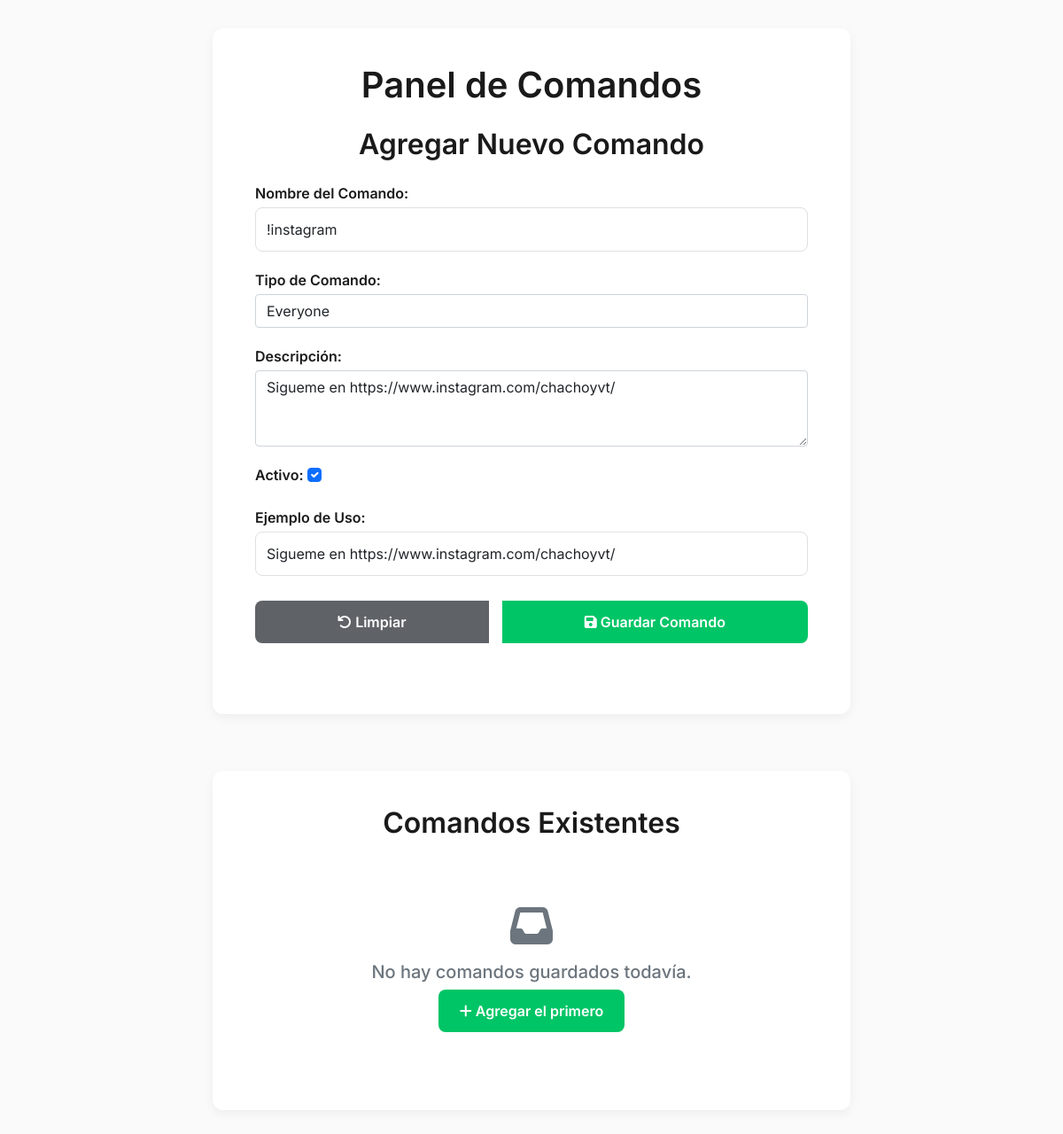
Page /editar_comando/3/ on the committed database.
### core/models.py (models this page shows, shortened)
class Comando(models.Model):
    TIPO_COMANDO = (
        ('EVERYONE', 'Everyone'),
        ('VIP', 'VIP'),
        ('MODERATOR', 'Moderator'),
        ('SUPER_MODERATOR', 'Super Moderator'),
    )
    ACTIVO = (
        (True, 'Activo'),
        (False, 'Inactivo'),
    )
    nombre_comando = models.CharField(max_length=20, unique=True)
    tipo_comando = models.CharField(max_length=20, choices=TIPO_COMANDO, default='TODOS')
    descripcion = models.CharField(max_length=1000)
    activo = models.BooleanField(default=True, choices=ACTIVO)
    ejemplo = models.CharField(max_length=100)

### core/views.py (the view, shortened to what this page needs)
# urls.py: path('editar_comando/<int:comando_id>/', views.editar_comando, name='editar_comando'),
def editar_comando(request, comando_id):
    comando = Comando.objects.get(id=comando_id)
    data = {
        'form': ComandoForm(instance=comando)
    }
    return render(request, 'dashboard/editar_comando.html', data)

### core/templates/dashboard/editar_comando.html (shortened to what this page needs)
<!DOCTYPE html>
<html lang="es">
<head>
    {% load static %}
    <link rel="stylesheet"
          href="https://cdnjs.cloudflare.com/ajax/libs/font-awesome/6.4.0/css/all.min.css">
    <link href="https://cdn.jsdelivr.net/npm/bootstrap@5.1.3/dist/css/bootstrap.min.css"
          rel="stylesheet">
</head>
<body>
    <div class="container">
        <h1>Panel de Comandos</h1>
        <h2>Agregar Nuevo Comando</h2>
        <form method="post">
            {% for field in form %}
                <div class="form-field-container">
                    {{ field.label_tag }}
                    {{ field }}
                </div>
            {% endfor %}
            <div class="btn-group">
                <button type="reset" class="btn btn-secondary">
                    <i class="fas fa-undo"></i> Limpiar
                </button>
                <button type="submit" class="btn btn-primary">
                    <i class="fas fa-save"></i> Guardar Comando
                </button>
            </div>
        </form>
    </div>
    <div class="container">
        <h2>Comandos Existentes</h2>
        {% if comandos %}
            <ul class="commands-list">
                {% for c in comandos %}
                    <li class="command-card">
                        <strong>{{ c.nombre_comando }}</strong>
                        <br>
                        <strong>Tipo:</strong> {{ c.get_tipo_comando_display|default:"Sin tipo" }} |
                        <strong>Activo:</strong> {% if c.activo %}Sí{% else %}No{% endif %}
                        <br>
                        <strong>Descripción:</strong> {{ c.descripcion|default:"Sin descripción" }}
                        <br>
                        <strong>Ejemplo:</strong> <code>{{ c.ejemplo|default:"Sin ejemplo" }}</code>
                    </li>
                {% endfor %}
            </ul>
        {% else %}
            <div class="text-center py-5">
                <i class="fas fa-inbox fa-3x text-muted mb-3"></i>
                <h5 class="text-muted">No hay comandos guardados todavía.</h5>
                <a href="{% url 'agregar_comando' %}" class="btn btn-primary">
                    <i class="fas fa-plus"></i> Agregar el primero
                </a>
            </div>
        {% endif %}
    </div>
</body>
</html>

### core/templates/dashboard/editar_comando.html (style rules this page uses)
:root { --primary: #00C566; --primary-dark: #009E4A; --background: #FAFAFA; --surface: #FFFFFF; --text-primary: #1A1A1A; --text-secondary: #5F6368; --border: #E0E0E0; --shadow: 0 4px 12px rgba(0, 0, 0, 0.05); }
body { font-family: 'Inter', sans-serif; background-color: var(--background); color: var(--text-primary); margin: 0; min-height: 100vh; display: flex; flex-direction: column; }
.container { background-color: var(--surface); border-radius: 12px; box-shadow: var(--shadow); padding: 2.5rem 3rem; margin: 2rem auto; max-width: 720px; width: 100%; }
h1, h2 { font-weight: 600; color: var(--text-primary); text-align: center; margin-bottom: 1.5rem; }
form { display: flex; flex-direction: column; gap: 1.25rem; margin-bottom: 2.5rem; }
label { font-weight: 600; margin-bottom: 0.25rem; }
input[type="text"], textarea, select { border: 1px solid var(--border); border-radius: 8px; padding: 0.75rem; font-size: 1rem; transition: border-color 0.2s, box-shadow 0.2s; background-color: var(--surface); }
.btn-group { display: flex; gap: 1rem; justify-content: flex-end; margin-top: 0.5rem; }
.btn { padding: 0.75rem 1.5rem; border: none; border-radius: 8px; font-size: 1rem; font-weight: 600; cursor: pointer; transition: background-color 0.2s; }
.btn-primary { background-color: var(--primary); color: white; }
.btn-secondary { background-color: var(--text-secondary); color: white; }

### rows in the picture
Comando: form "!instagram" "Everyone" "Sigueme en https://www.instagram.com/chachoyvt/" "☑" "Sigueme en https://www.instagram.com/chachoyvt/"

### other values in the picture
{{ field.label_tag }} "Nombre del Comando:" "Tipo de Comando:" "Descripción:" "Activo:" "Ejemplo de Uso:"
